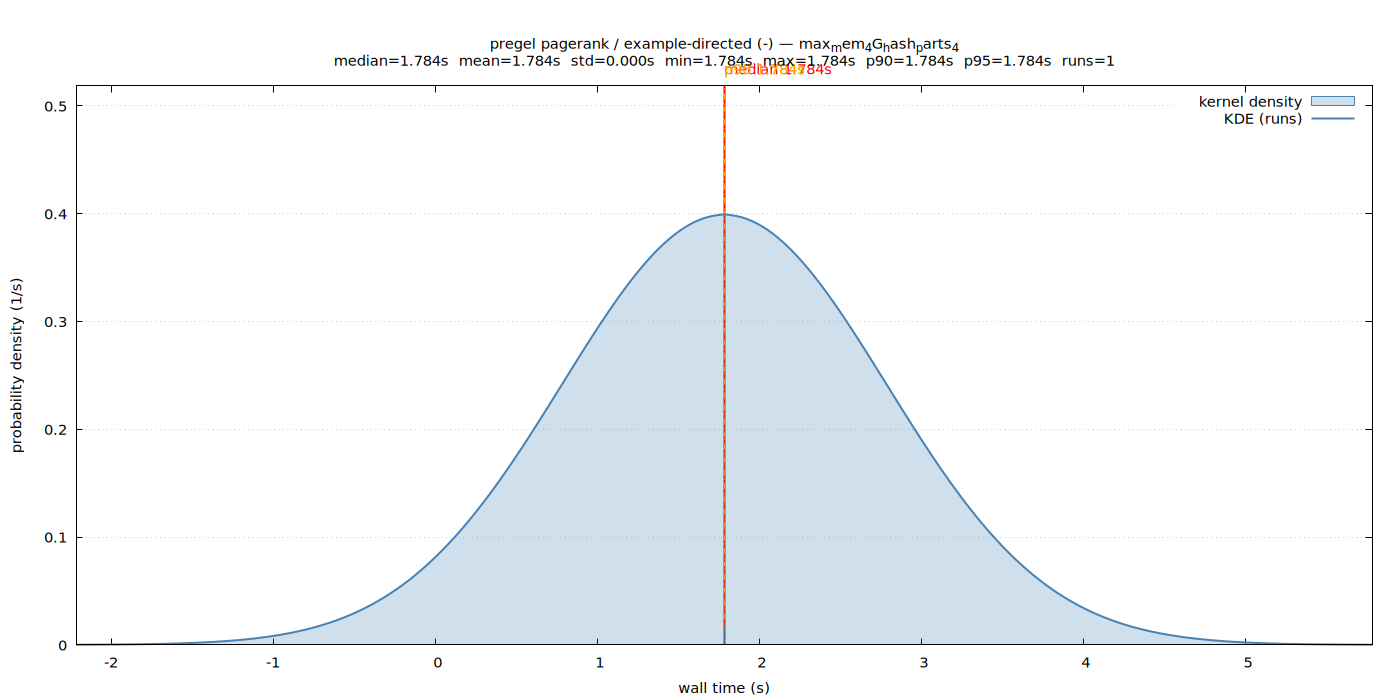

This figure's gnuplot source:
set terminal pngcairo size 1400,700 enhanced font 'Sans,11'
set output '/var/home/sem/github/sail/examples/extensions/benchmarks/sem_benchmark/results/pregel/-/example-directed/max_mem_4G_hash_parts_4/wall_time.png'
set title "pregel pagerank / example-directed (-) — max_mem_4G_hash_parts_4\nmedian=1.784s  mean=1.784s  std=0.000s  min=1.784s  max=1.784s  p90=1.784s  p95=1.784s  runs=1"
set xlabel 'wall time (s)'
set ylabel 'probability density (1/s)'
set tmargin 5
set yrange [0:0.518594]
set xrange [-2.215835:5.784165]
set grid y
set key top right
set arrow from 1.784165,0 to 1.784165,0.518594 nohead lc rgb 'red' lw 2
set label 'median 1.784s' at 1.784165,0.518594 offset char 0,1 tc rgb 'red'
set arrow from 1.784165,0 to 1.784165,0.518594 nohead lc rgb 'orange' lw 1 dt 2
set label 'p90 1.784s' at 1.784165,0.518594 offset char 0,1 tc rgb 'orange'
set arrow from 1.784165,0 to 1.784165,0.518594 nohead lc rgb 'orange' lw 1 dt 3
set label 'p95 1.784s' at 1.784165,0.518594 offset char 0,1 tc rgb 'orange'
set arrow from 1.784165,0 to 1.784165,0.0159567 nohead lc rgb '#666666' lw 1
plot '/var/home/sem/github/sail/examples/extensions/benchmarks/sem_benchmark/results/pregel/-/example-directed/max_mem_4G_hash_parts_4/wall_time.dat' using 1:2 with filledcurves y=0 lc rgb '#4682b4' fs transparent solid 0.25 title 'kernel density', \
     '/var/home/sem/github/sail/examples/extensions/benchmarks/sem_benchmark/results/pregel/-/example-directed/max_mem_4G_hash_parts_4/wall_time.dat' using 1:2 with lines lw 2 lc rgb '#4682b4' title 'KDE (runs)'
